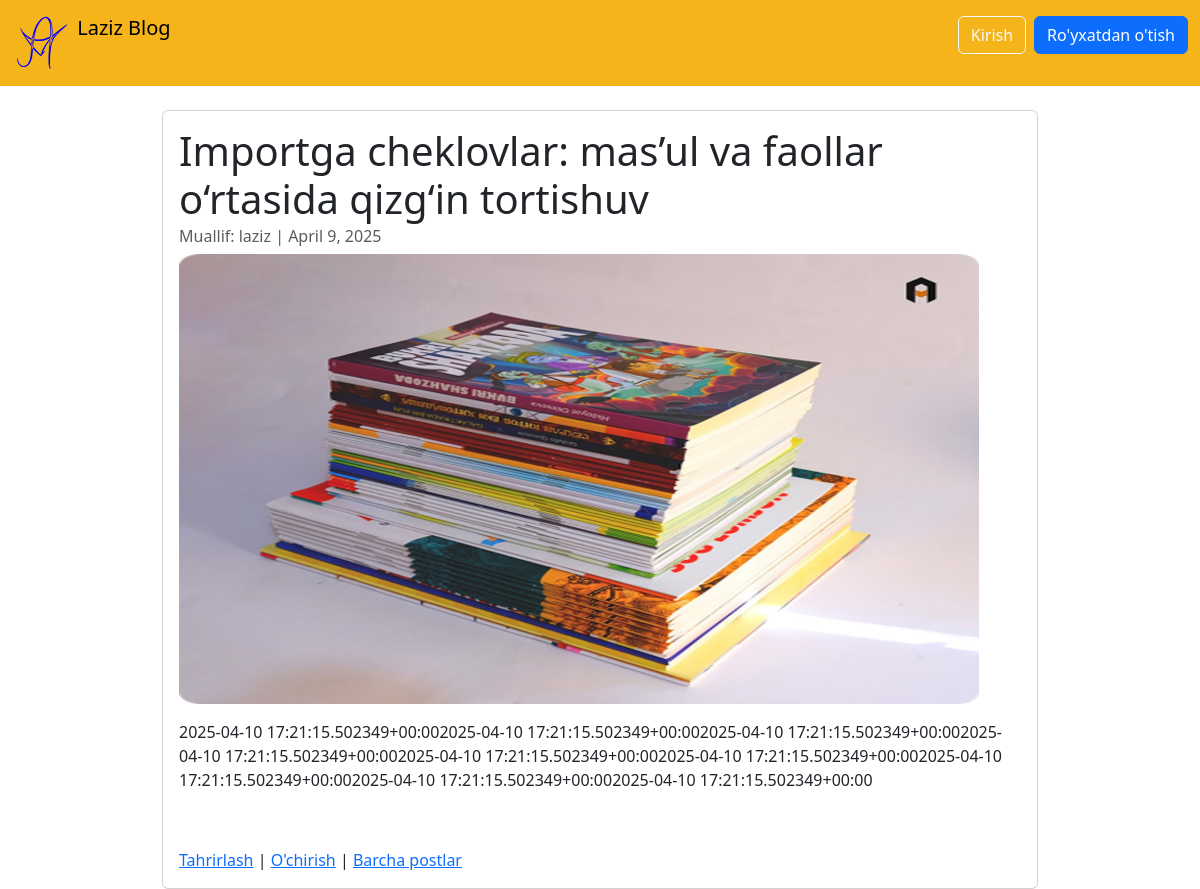
The app's page /articles/article/1/ with its own data.
### articles/models.py (models this page shows, shortened)
class Article(models.Model):
    title = models.CharField(max_length=180)
    summary = models.CharField(max_length=250 , blank=True)
    body = RichTextField()
    photo = models.ImageField(upload_to='images/' , blank=True)
    date = models.DateField(auto_now_add=True)
    author = models.ForeignKey(
        get_user_model(),
        on_delete=models.CASCADE,
    )

### accounts/models.py (models this page shows)
class CustomUser(AbstractUser):
    age = models.IntegerField(null=True , blank=True)

### articles/views.py (the view)
# urls.py: path('article/<int:pk>/', ArticleDetailView.as_view(), name='article_detail'),
class ArticleDetailView(DetailView):
    model = Article
    template_name = "article_detail.html"

### templates/article_detail.html
{% extends 'base.html' %}
{% block content %}
    <div class="container-fluid" style="width: 900px; ">
        <div class="card" >
          <div class="card-body">
             <h1 class="card-title">{{ object.title }}</h1>
             <h6 class="card-subtitle mb-2 text-muted">Muallif: {{ object.author }} | {{ object.date }}</h6>
              {%  if object.photo %}
                <img class="card-img-top" src="{{ object.photo.url }}" alt="{{ object.title }}" style="width: 800px; height: 450px; object-fit: fill;">
              {% endif %}
              <p class="card-text">{{ object.body | safe}}</p>
              <a href="{% url 'article_update' article.pk %}">Tahrirlash</a> |
              <a href="{% url 'article_delete' article.pk %}">O'chirish</a> |
              <a href="{% url 'article_list' %}">Barcha postlar</a>
          </div>
        </div>
    </div>
{% endblock content %}

### records on screen
Article: title "Importga cheklovlar: mas’ul va faollar o‘rtasida qizg‘in tortishuv", author "laziz", date "April 9, 2025", photo (picture), body "2025-04-10 17:21:15.502349+00:002025-04-10 17:21:15.502349+00:002025-04-10 17:21:15.502349+00:002025-04-10 17:21:15.502349+00:002025-04-10 17:21:15.502349+00:002025-04-10 17:21:15.502349+00:002025-04-10 17:21:15.502349+00:002025-04-10 17:21:15.502349+00:002025-04-10 17:21:15.502349+00:00"
